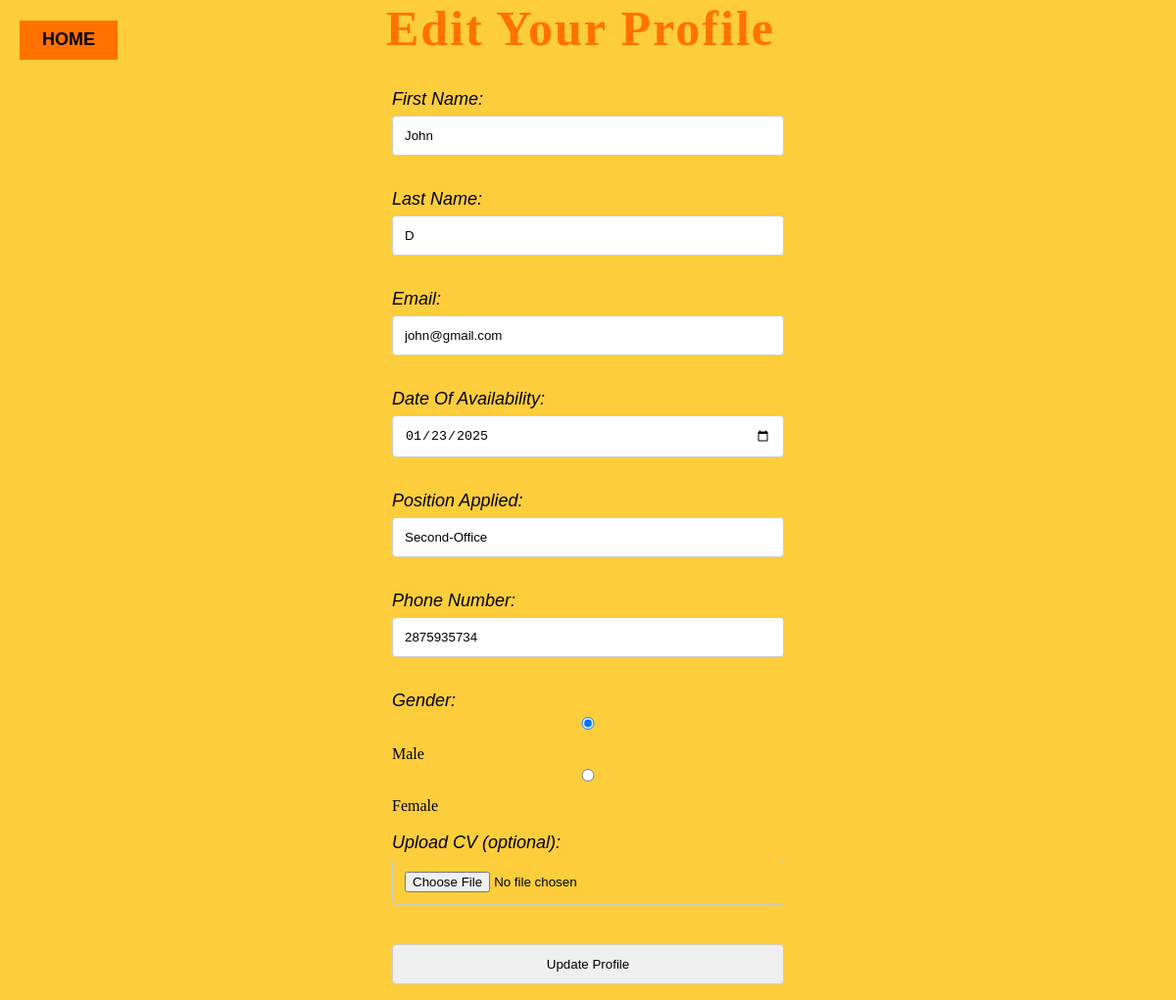
/edit_user.php (signed in), run on the app's committed database.
### tables this page shows
CREATE TABLE `users` (
  `user_id` int(11) NOT NULL,
  `FNAME` varchar(255) NOT NULL,
  `LNAME` varchar(255) NOT NULL,
  `EMAIL` varchar(255) NOT NULL,
  `date_available` date NOT NULL,
  `position_applied` varchar(255) NOT NULL,
  `PHONE_NUMBER` bigint(11) NOT NULL,
  `PASSWORD` varchar(255) NOT NULL,
  `GENDER` varchar(255) NOT NULL,
  `cv` varchar(255) NOT NULL
);

### edit_user.php (the view, shortened to what this page needs)
<!DOCTYPE html>
<html lang="en">
<head>
   <link rel="stylesheet" href="css/regs.css" type="text/css">
</head>
<body>
<?php
require_once('connection.php');
$email = $_SESSION['email'];
$query = "SELECT * FROM users WHERE EMAIL = ?";
$stmt = mysqli_prepare($con, $query);
mysqli_stmt_bind_param($stmt, "s", $email);
mysqli_stmt_execute($stmt);
$result = mysqli_stmt_get_result($stmt);
if ($row = mysqli_fetch_assoc($result)) {
    $fname = $row['FNAME'];
    $lname = $row['LNAME'];
    $email = $row['EMAIL'];
    $date_available = $row['date_available'];
    $position_applied = $row['position_applied'];
    $phone_number = $row['PHONE_NUMBER'];
    $gender = $row['GENDER'];
} else {
    echo "User not found!";
    exit;
}
?>
<button id="back"><a href="cardetails.php">HOME</a></button>
    <h1 id="fam">Edit Your Profile</h1>
 <div class="main">
<form action="edit_user.php" method="POST" enctype="multipart/form-data">
    <label>First Name: </label>
    <br>
    <input type="text" name="fname" value="<?php echo $fname; ?>" required>
    <br><br>
    <label>Last Name: </label>
    <br>
    <input type="text" name="lname" value="<?php echo $lname; ?>" required>
    <br><br>
    <label>Email: </label>
    <br>
    <input type="email" name="email" value="<?php echo $email; ?>" required>
    <br><br>
    <label>Date Of Availability: </label>
    <br>
    <input type="date" name="date_available" value="<?php echo $date_available; ?>" required>
    <br><br>
    <label>Position Applied: </label>
    <br>
    <input type="text" name="position_applied" value="<?php echo $position_applied; ?>" required>
    <br><br>
    <label>Phone Number: </label>
    <br>
    <input type="tel" name="phone_number" value="<?php echo $phone_number; ?>" required>
    <br><br>
    <label>Gender: </label>
    <br>
    <input type="radio" name="gender" value="male" <?php echo ($gender == 'male') ? 'checked' : ''; ?>> Male
    <input type="radio" name="gender" value="female" <?php echo ($gender == 'female') ? 'checked' : ''; ?>> Female
    <br><br>
    <label>Upload CV (optional): </label>
    <br>
    <input type="file" name="cv"><br><br>
    <input type="submit" name="update" value="Update Profile">
</form>
</body>
</html>

### css/regs.css (style rules this page uses)
* { margin: 0; padding: 0; }
.main { width: 400px; margin: 100px auto 0px auto; margin-top: 30px; }
label { font-family: sans-serif; font-size: 18px; font-style:italic; }
#back { width: 100px; height: 40px; background: #ff7200; border:none; margin-top: 10px; margin-left: 20px; font-size: 18px; }
#back a { text-decoration: none; color: black; font-weight: bold; }
#fam { color: #ff7200; font-family: 'Times New Roman'; font-size: 50px; padding-left: 20px; margin-top:-10px; text-align: center; letter-spacing: 2px; display: inline; margin-left: 250px; }
input { width: 100%; padding: 12px; border: 1px solid #ccc; border-radius: 4px; box-sizing: border-box; margin-top: 6px; margin-bottom: 16px; }

### edit_user.php (style rules this page uses)
body { background: #fdcd3b; background-size: auto; background-position:unset; }

### data on the page
users: fname "John", lname "D", email "john@gmail.com", date_available "01/23/2025", position_applied "Second-Office", phone_number "2875935734", GENDER "☑"
